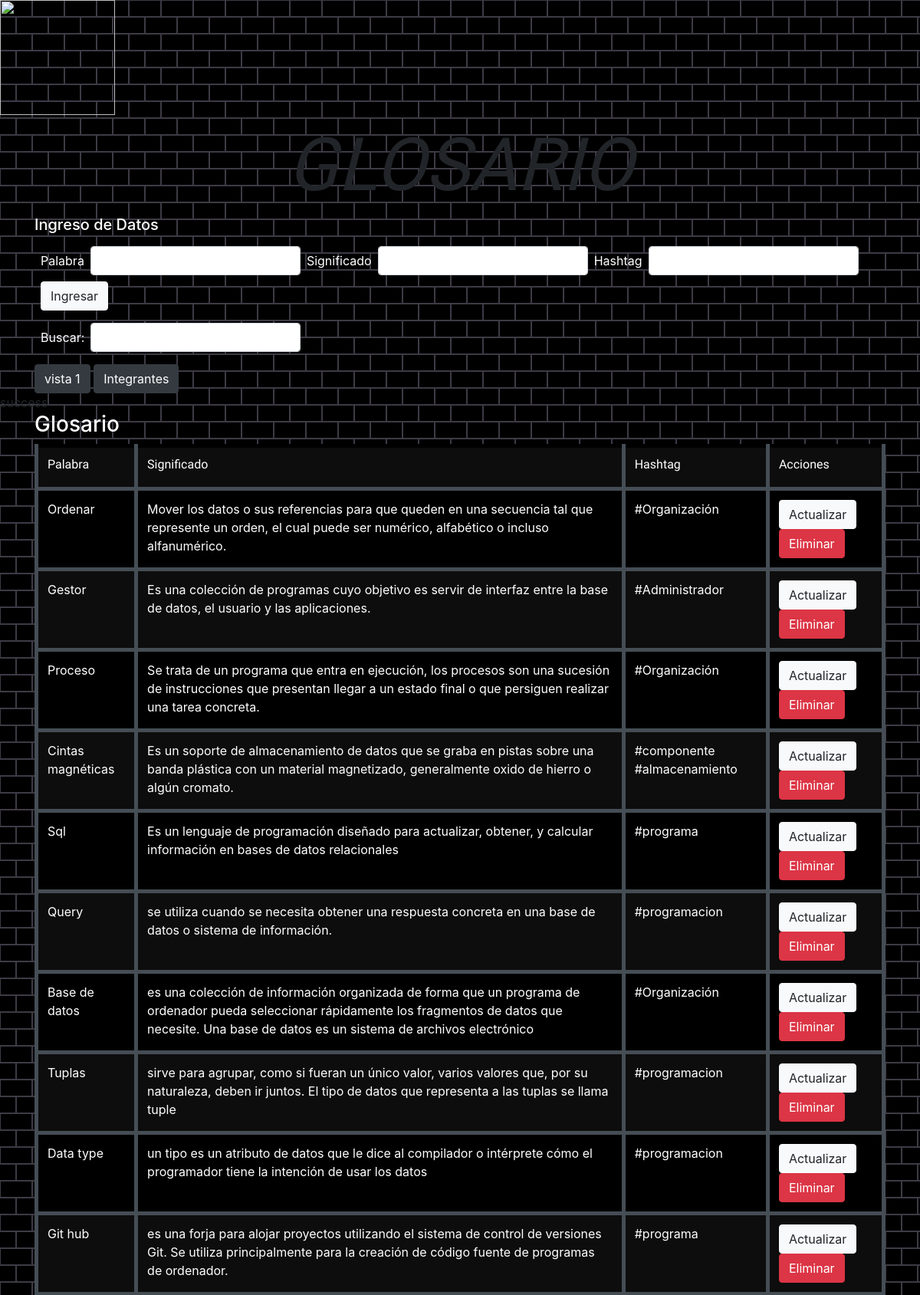
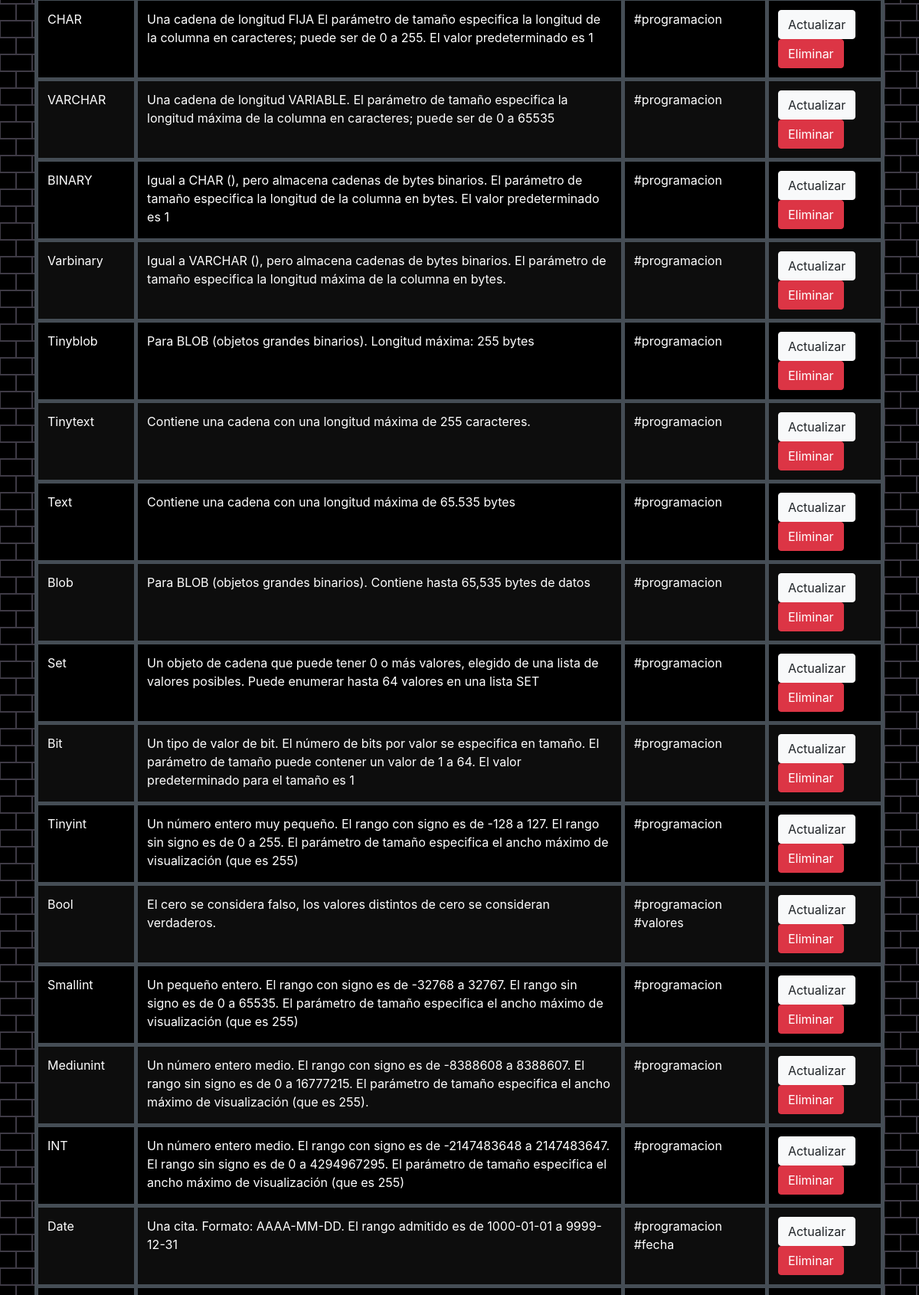
The app's page /ABC/index2.php (upper part) with its own data (2 pictures, top to bottom).
### tables this page shows
CREATE TABLE `intro` (
  `id` int NOT NULL AUTO_INCREMENT,
  `word` varchar(50) DEFAULT NULL,
  `meaning` varchar(300) DEFAULT NULL,
  `hashtag` varchar(50) DEFAULT NULL,
  PRIMARY KEY (`id`)
);

### ABC/read2.php (the view, shortened to what this page needs)
<?php
   include'db.php';
   $sql="SELECT * FROM intro";
   $result= $conn->query($sql);
   echo "<tr >";
   echo "<td><h6>Palabra</h6></td>";
   echo "<td><h6>Significado</h6></td>";
   echo "<td><h6>Hashtag</h6></td>";
   echo "<td><h6>Acciones</h6></td>";
   echo "</tr>";
   while($row = $result->fetch_assoc()){
    echo "<tr>";
       if ($row['id'] == $_GET['id'])
       {
           echo '<form class="form-inline m-2" action="update.php" method="POST">';
           echo '<td><input type="text" class="form-control" name="word" value="'.$row['word'].'"></td>';
           echo '<td><input type="text" class="form-control" name="meaning" value="'.$row['meaning'].'"></td>';
           echo '<td><input type="text" class="form-control" name="hashtag" value="'.$row['hashtag'].'"></td>';
           echo '<td ><button type="submit" class="btn btn-light">Guardar cambios</button></td>';
           echo '<input type="hidden" name="id" value="'.$row['id'].'">';
           echo '</from>';
       }
       else
       {
           echo "<td>" . $row['word'] . "</td>";
           echo "<td>" . $row['meaning'] . "</td>";
           echo "<td>" . $row['hashtag'] . "</td>";
           echo '<td> <a class="btn btn-light" href="index.php?id=' . $row['id'] . '"role=button">Actualizar </a>   <a class="btn btn-danger" href="delete.php?id=' . $row['id'] . '"role=button">   Eliminar  </a></td>';
       }
       echo "</tr>";
   }
?>

### ABC/estilo.css (style rules this page uses)
body { background: black; }
tr { color: white; border: rgb(0, 0, 0) 5px solid; }
td { color: white; border: rgb(0, 0, 0) 5px solid; }
h6 { font-family: 'Rock Salt', cursive; color: white; }

### records on screen
intro: word "Ordenar", meaning "Mover los datos o sus referencias para que queden en una secuencia tal que represente un orden, el cual puede ser numérico, alfabético o incluso alfanumérico.", hashtag "#Organización"
intro: word "Gestor", meaning "Es una colección de programas cuyo objetivo es servir de interfaz entre la base de datos, el usuario y las aplicaciones.", hashtag "#Administrador"
intro: word "Proceso", meaning "Se trata de un programa que entra en ejecución, los procesos son una sucesión de instrucciones que presentan llegar a un estado final o que persiguen realizar una tarea concreta.", hashtag "#Organización"
intro: word "Cintas magnéticas", meaning "Es un soporte de almacenamiento de datos que se graba en pistas sobre una banda plástica con un material magnetizado, generalmente oxido de hierro o algún cromato.", hashtag "#componente #almacenamiento"
intro: word "Sql", meaning "Es un lenguaje de programación diseñado para actualizar, obtener, y calcular información en bases de datos relacionales", hashtag "#programa"
intro: word "Query", meaning "se utiliza cuando se necesita obtener una respuesta concreta en una base de datos o sistema de información.", hashtag "#programacion"
intro: word "Base de datos", meaning "es una colección de información organizada de forma que un programa de ordenador pueda seleccionar rápidamente los fragmentos de datos que necesite. Una base de datos es un sistema de archivos electrónico", hashtag "#Organización"
intro: word "Tuplas", meaning "sirve para agrupar, como si fueran un único valor, varios valores que, por su naturaleza, deben ir juntos. El tipo de datos que representa a las tuplas se llama tuple", hashtag "#programacion"
intro: word "Data type", meaning "un tipo es un atributo de datos que le dice al compilador o intérprete cómo el programador tiene la intención de usar los datos", hashtag "#programacion"
intro: word "Git hub", meaning "es una forja para alojar proyectos utilizando el sistema de control de versiones Git. Se utiliza principalmente para la creación de código fuente de programas de ordenador.", hashtag "#programa"
intro: word "CHAR", meaning "Una cadena de longitud FIJA El parámetro de tamaño especifica la longitud de la columna en caracteres; puede ser de 0 a 255. El valor predeterminado es 1", hashtag "#programacion"
intro: word "VARCHAR", meaning "Una cadena de longitud VARIABLE. El parámetro de tamaño especifica la longitud máxima de la columna en caracteres; puede ser de 0 a 65535", hashtag "#programacion"
intro: word "BINARY", meaning "Igual a CHAR (), pero almacena cadenas de bytes binarios. El parámetro de tamaño especifica la longitud de la columna en bytes. El valor predeterminado es 1", hashtag "#programacion"
intro: word "Varbinary", meaning "Igual a VARCHAR (), pero almacena cadenas de bytes binarios. El parámetro de tamaño especifica la longitud máxima de la columna en bytes.", hashtag "#programacion"
intro: word "Tinyblob", meaning "Para BLOB (objetos grandes binarios). Longitud máxima: 255 bytes", hashtag "#programacion"
intro: word "Tinytext", meaning "Contiene una cadena con una longitud máxima de 255 caracteres.", hashtag "#programacion"
intro: word "Text", meaning "Contiene una cadena con una longitud máxima de 65.535 bytes", hashtag "#programacion"
intro: word "Blob", meaning "Para BLOB (objetos grandes binarios). Contiene hasta 65,535 bytes de datos", hashtag "#programacion"
intro: word "Set", meaning "Un objeto de cadena que puede tener 0 o más valores, elegido de una lista de valores posibles. Puede enumerar hasta 64 valores en una lista SET", hashtag "#programacion"
intro: word "Bit", meaning "Un tipo de valor de bit. El número de bits por valor se especifica en tamaño. El parámetro de tamaño puede contener un valor de 1 a 64. El valor predeterminado para el tamaño es 1", hashtag "#programacion"
intro: word "Tinyint", meaning "Un número entero muy pequeño. El rango con signo es de -128 a 127. El rango sin signo es de 0 a 255. El parámetro de tamaño especifica el ancho máximo de visualización (que es 255)", hashtag "#programacion"
intro: word "Bool", meaning "El cero se considera falso, los valores distintos de cero se consideran verdaderos.", hashtag "#programacion #valores"
intro: word "Smallint", meaning "Un pequeño entero. El rango con signo es de -32768 a 32767. El rango sin signo es de 0 a 65535. El parámetro de tamaño especifica el ancho máximo de visualización (que es 255)", hashtag "#programacion"
intro: word "Mediunint", meaning "Un número entero medio. El rango con signo es de -8388608 a 8388607. El rango sin signo es de 0 a 16777215. El parámetro de tamaño especifica el ancho máximo de visualización (que es 255).", hashtag "#programacion"
intro: word "INT", meaning "Un número entero medio. El rango con signo es de -2147483648 a 2147483647. El rango sin signo es de 0 a 4294967295. El parámetro de tamaño especifica el ancho máximo de visualización (que es 255)", hashtag "#programacion"
intro: word "Date", meaning "Una cita. Formato: AAAA-MM-DD. El rango admitido es de 1000-01-01 a 9999-12-31", hashtag "#programacion #fecha"
